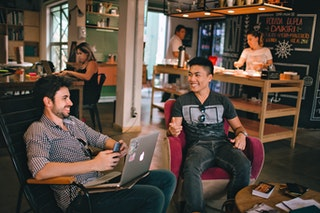
#> input picture Programas/Imagenes/personas.jpg, 320 x 213 px
$ python Practica48.py
#> lines starting #> are read from the running program, lines starting #| are printed output that depends on the picture; after the words box and inside, x2 and y2 are one past the last pixel; in counts of white or black regions, pixels touching at a corner belong together
# Cascada y reconocimiento facial
import cv2
import numpy as np

# seleccionamos la imagen
img = cv2.imread("Imagenes/personas.jpg")
#> img is the input picture: shape (213, 320, 3); mean B, G, R 65.8, 75.7, 89.1

# Seleccionamos el clasificador
ruta_clasif = "data/haarcascade_frontalface_alt.xml"

# Pasamos la imagen a escala de grises
img_grises = cv2.cvtColor(img,cv2.COLOR_BGR2GRAY)
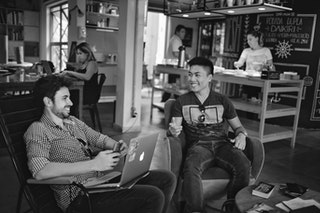
#> img_grises: shape (213, 320); min 0, max 255, mean 78.6
clasif = cv2.CascadeClassifier(ruta_clasif)

# Detectamos los rostros en la imagen
rostros_detectados = clasif.detectMultiScale(img_grises,1.2,1)
#> rostros_detectados = [[182, 65, 24, 24]]

# Dibujamos un rectángulo alrededor de los rostros
for rostro in rostros_detectados:
	x,y,w,h = rostro
	cv2.rectangle(img,(x,y),(x+w,y+h),(0,0,255),3)
#> this loop made 1 pass
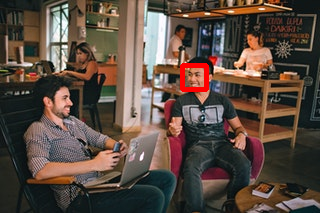
#> img: shape (213, 320, 3); 0.69% of pixels changed, all inside (x1, y1, x2, y2) = (180, 63, 209, 92)

# Mostramos el resultado
cv2.imshow("Rostro en una imagen",img)

cv2.waitKey(0)

$ run again, with Programas/Imagenes/cebra.jpg copied over Programas/Imagenes/personas.jpg
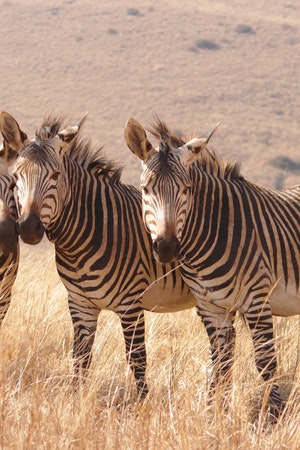
#> input picture Programas/Imagenes/cebra.jpg, 300 x 450 px
#> img is the input picture: shape (450, 300, 3); mean B, G, R 120.4, 142.3, 174.9
#> `img_grises = cv2.cvtColor(img,cv2.COLOR_BGR2GRAY)`:
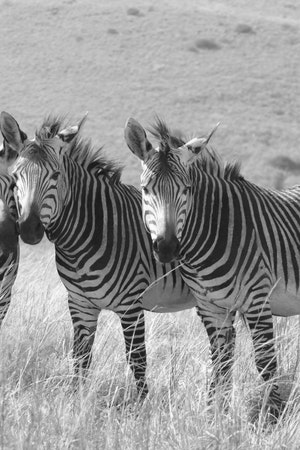
#> img_grises: shape (450, 300); min 7, max 254, mean 149.6
#> rostros_detectados = ()
